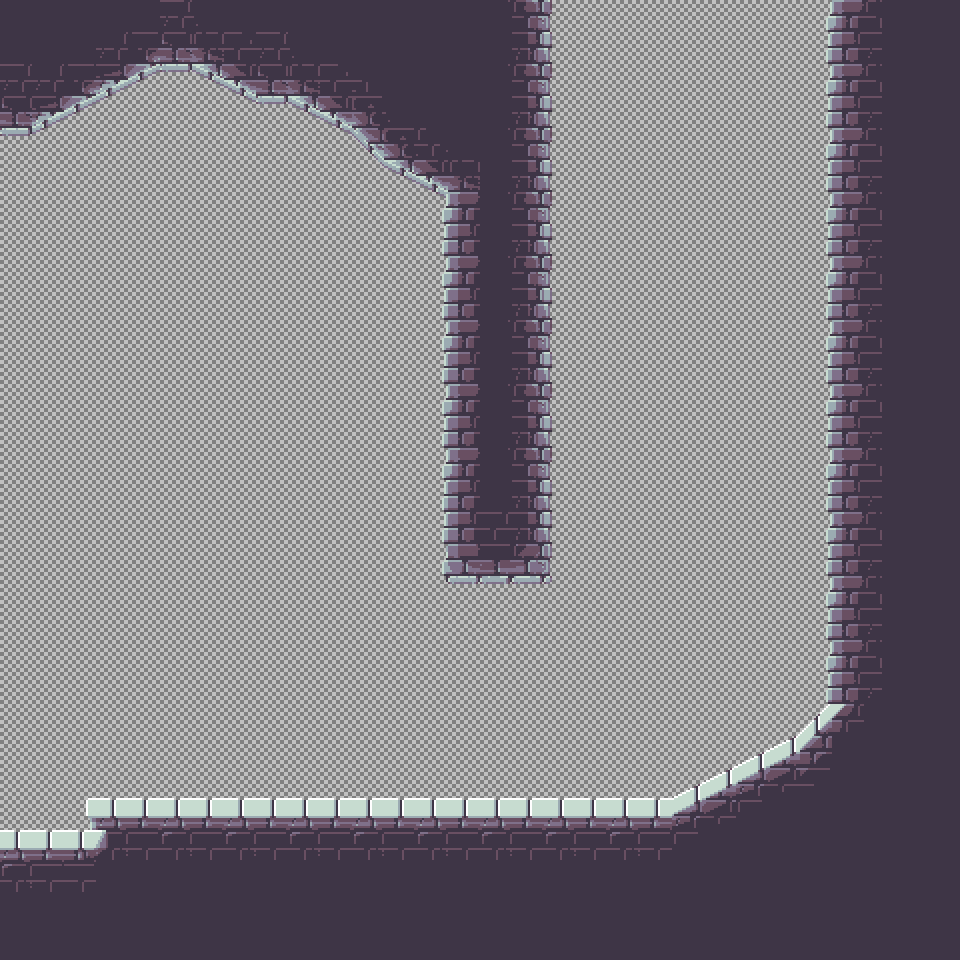

A 2D game scene composited from a Tiled map and its tileset images. What follows is a short description and the map's XML, with each tile layer's data collapsed to a summary:
An orthogonal 30x30 tile map with 32x32 px tiles, 5 tile layers (Wire, Dangers, Spawn Layer, Ground, ...), 2 tilesets.

<map version="1.5" tiledversion="1.6.0" orientation="orthogonal" renderorder="right-down" width="30" height="30" tilewidth="32" tileheight="32" infinite="0" nextlayerid="6" nextobjectid="1">
 <tileset firstgid="1" source="../../Tile Sets/Grass Wireframe.tsx" />
 <tileset firstgid="17" source="../../Tile Sets/1.3 bricks.tsx" />
 <layer id="1" name="Wire" width="30" height="30">
  <data>[900 cells, 900 non-empty, 10 distinct tile ids]</data>
 </layer>
 <layer id="2" name="Dangers" width="30" height="30">
  <data>[900 cells, 0 non-empty, 0 distinct tile ids]</data>
 </layer>
 <layer id="3" name="Spawn Layer" width="30" height="30">
  <data>[900 cells, 0 non-empty, 0 distinct tile ids]</data>
 </layer>
 <layer id="4" name="Ground" width="30" height="30">
  <data>[900 cells, 373 non-empty, 60 distinct tile ids]</data>
 </layer>
 <layer id="5" name="Detail" width="30" height="30">
  <data>[900 cells, 89 non-empty, 25 distinct tile ids]</data>
 </layer>
</map>
